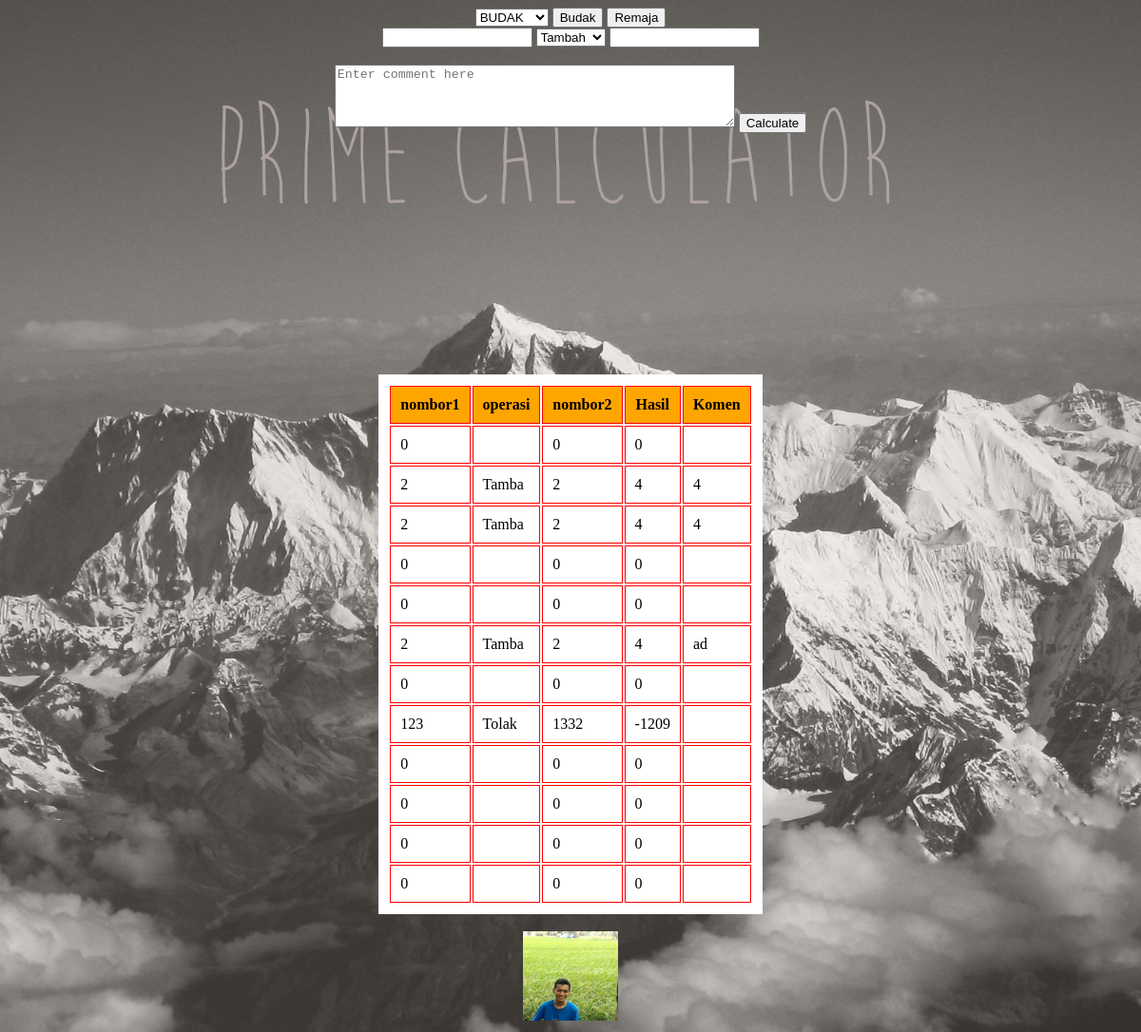
/baru.php, run on the app's committed database.
### tables this page shows
CREATE TABLE `kalkulator` (
  `number1` int(100) NOT NULL,
  `operation` varchar(5) NOT NULL,
  `number2` int(100) NOT NULL,
  `result` int(50) NOT NULL,
  `comment` varchar(500) NOT NULL
);

### baru.php (the view, shortened to what this page needs)
<!DOCTYPE html>
<html>
<center>
	<head>
	</head>
	<body>
<select id='Umur'>
<option>BUDAK</option>
</select>
<button onClick="Kid()">Budak</button>
<button onClick="Teen()">Remaja</button>
</html>
		    <form method="post" action="">
		        <input name="number1" type="text" class="form-control" style="width: 150px; display: inline" />
		        <select name="operation">
		        	<option value="Tambah">Tambah</option>
		        </select>
		        <input name="number2" type="text" class="form-control" style="width: 150px; display: inline" /><br><br>
		        <textarea rows="4" cols="50" name="comment" placeholder="Enter comment here"></textarea>
		        <input name="submit" type="submit" value="Calculate" class="btn btn-primary" />
		    </form>
		    <?php
$sql="SELECT * from kalkulator";
$result=mysql_query($sql) or die (mysql_error());
?>
		    <table>
			<table bgcolor="#ffffff">
		    	<tr>
                <th>nombor1</th><br>
                <th>operasi</th>
                <th>nombor2</th>
                <th>Hasil</th>
                <th>Komen</th>
                </tr>
<?php
while ($row=mysql_fetch_array($result))
{
echo"<tr>";
echo"<br><td>".$row["number1"]."</td>";
echo"<td>".$row["operation"]."</td>";
echo"<td>".$row["number2"]."</td>";
echo"<td>".$row["result"]."</td>";
echo"<td>".$row["comment"]."</td>";
echo"</tr>";
}
echo"</table>";
echo"<br>";
?>
<img id="gambar" src="lolol.jpg" style="width:100px">
		    </table>
	</body>
</html>

### baru.php (style rules this page uses)
body { background-image:url("bg.jpg"); height: 100%; background-position: center; background-repeat: no-repeat; background-size: cover; }
table,tr,th,td { padding:10px; }
tr,th,td { border:1px solid red; }
th { background-color:orange; }

### data on the page
kalkulator: number1 "0", number2 "0", result "0"
kalkulator: number1 "2", operation "Tamba", number2 "2", result "4", comment "4"
kalkulator: number1 "2", operation "Tamba", number2 "2", result "4", comment "4"
kalkulator: number1 "0", number2 "0", result "0"
kalkulator: number1 "0", number2 "0", result "0"
kalkulator: number1 "2", operation "Tamba", number2 "2", result "4", comment "ad"
kalkulator: number1 "0", number2 "0", result "0"
kalkulator: number1 "123", operation "Tolak", number2 "1332", result "-1209"
kalkulator: number1 "0", number2 "0", result "0"
kalkulator: number1 "0", number2 "0", result "0"
kalkulator: number1 "0", number2 "0", result "0"
kalkulator: number1 "0", number2 "0", result "0"
